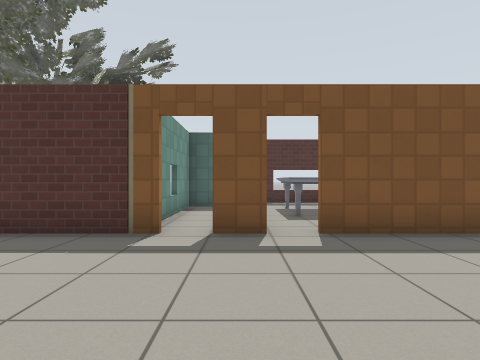
[1] (above)

14 first-person views from a walk through a world built for the Gazebo simulator. The camera is 0.9 m above the floor, looks level and sees 75° across. The lines on the ground mark 1 m squares. The floor is counted in squares, 1 m on a side. Each view is taken from the middle of a square. On the plan, view 1 faces up. The plan holds only what a view shows up to about 11 squares ahead; the rest is blank. The robots in the file are not drawn. Simple patterns stand in for the simulator's built-in surfaces. Simple shapes stand in for some stock models.

[2]
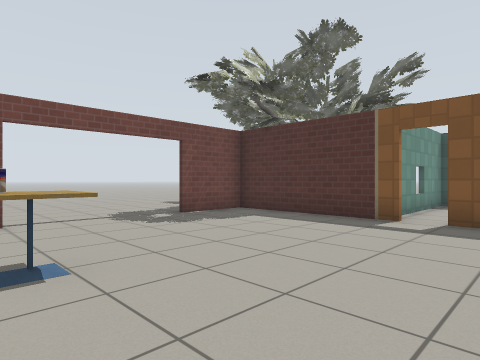

[3]
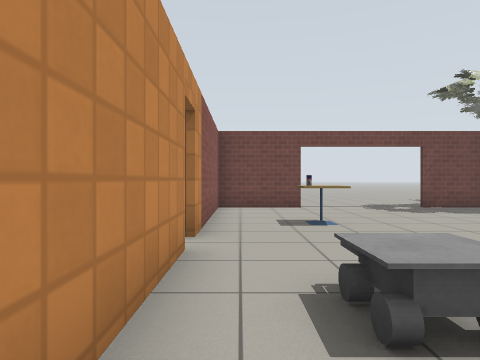

[4]
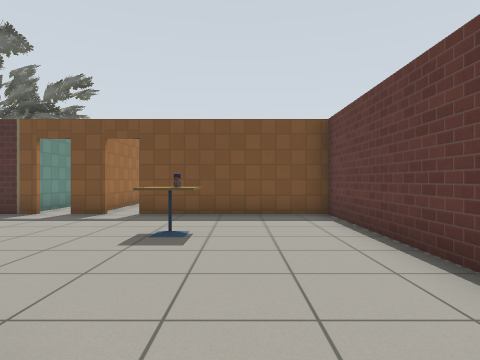

[5]
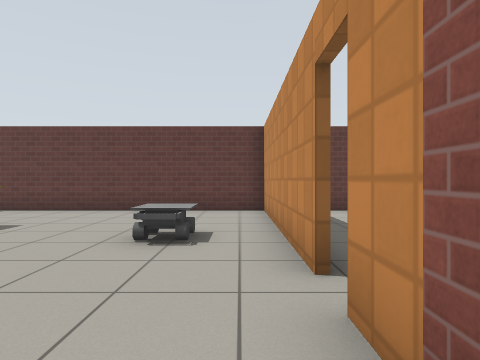

[6]
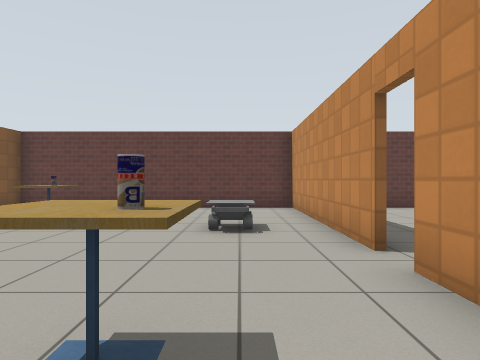

[7]
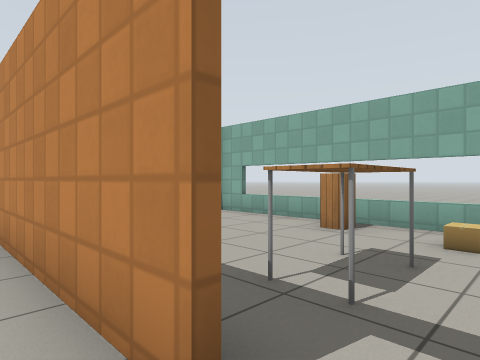

[8]
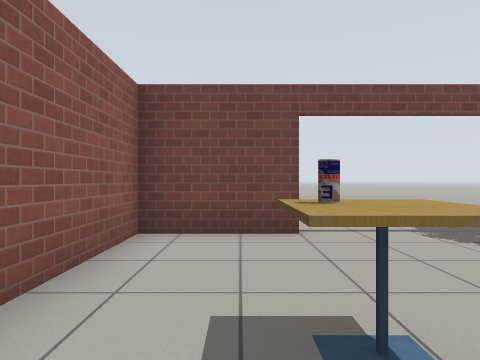

[9]
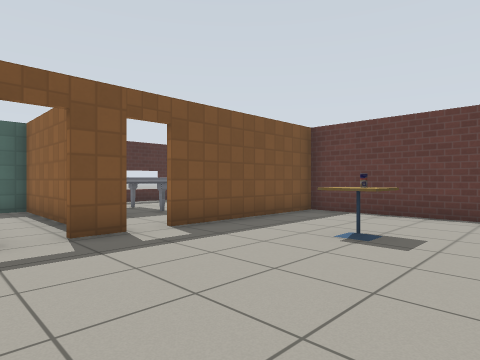

[10]
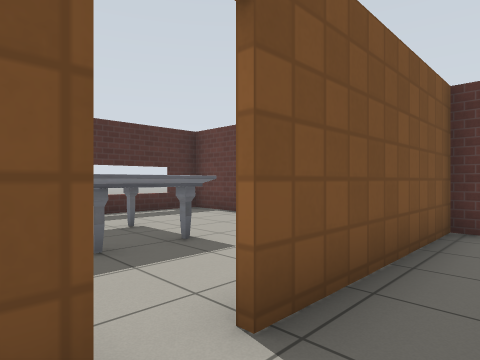

[11]
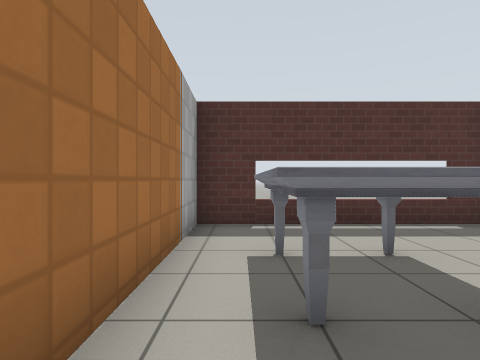

[12]
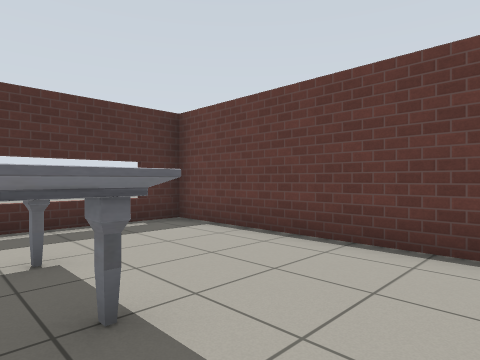

[13]
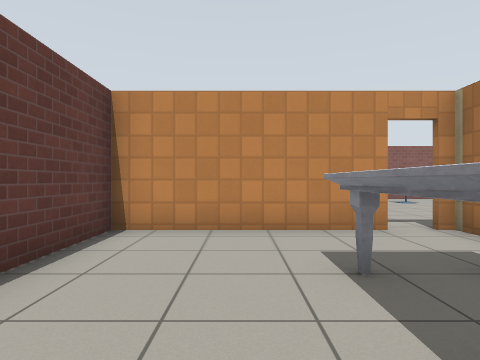

[14]
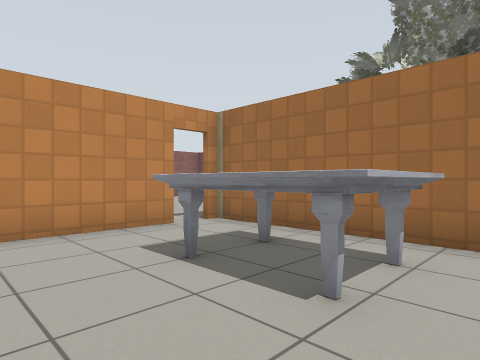

### Floor plan
Ten units are one square. View 1 is at (0, 0); x grows to the right and y downward. Boxes are objects, and circles mark ways between rooms. Rooms are numbered by the first view taken in them; rooms with no view inside come last. Other rooms are left out.
<svg viewBox="-67 -129 135 174">
<path fill="none" stroke="#000" d="M5 -52 -5 -52M-12 -52 -62 -52 -62 -30M-1 37 63 37 63 -52 13 -52M-62 10 -62 35M-54 37 -9 37M13 -54 63 -54 63 -124 1 -124 1 -54M0 -69 0 -105 -17 -105 -17 -59"/>
<rect x="-35" y="15" width="10" height="10" fill="#bbb"><title>drink can</title></rect>
<rect x="-35" y="5" width="20" height="20" fill="#bbb"><title>cafe table</title></rect>
<rect x="15" y="15" width="10" height="10" fill="#bbb"><title>other object</title></rect>
<rect x="25" y="-15" width="10" height="10" fill="#bbb"><title>other object</title></rect>
<rect x="25" y="-25" width="10" height="10" fill="#bbb"><title>cafe table</title></rect>
<rect x="5" y="-105" width="30" height="30" fill="#bbb"><title>marble table</title></rect>
<circle cx="10" cy="-50" r="3" fill="#2a7"/>
<circle cx="-10" cy="-50" r="3" fill="#2a7"/>
<text x="0" y="-10">1</text>
<text x="30" y="-90">2</text>
<text x="-10" y="-80">3</text>
</svg>
Room 1 opens to room 2. Room 1 opens to room 3.

Where each view was taken, in squares from view 1:
view 1: 0 up, 0 right, facing up
view 2: 2 down, 1 right, facing up-left
view 3: 3 down, 4 right, facing left
view 4: 3 down, 4 right, facing up
view 5: 3 down, 3 left, facing right
view 6: 2 down, 4 left, facing right
view 7: 3 down, 1 left, facing down-right
view 8: 2 down, 1 left, facing left
view 9: 0 up, 2 left, facing up-right
view 10: 4 up, 0 right, facing up-right
view 11: 6 up, 1 right, facing up
view 12: 6 up, 2 right, facing up-right
view 13: 11 up, 4 right, facing down
view 14: 11 up, 5 right, facing down-left
